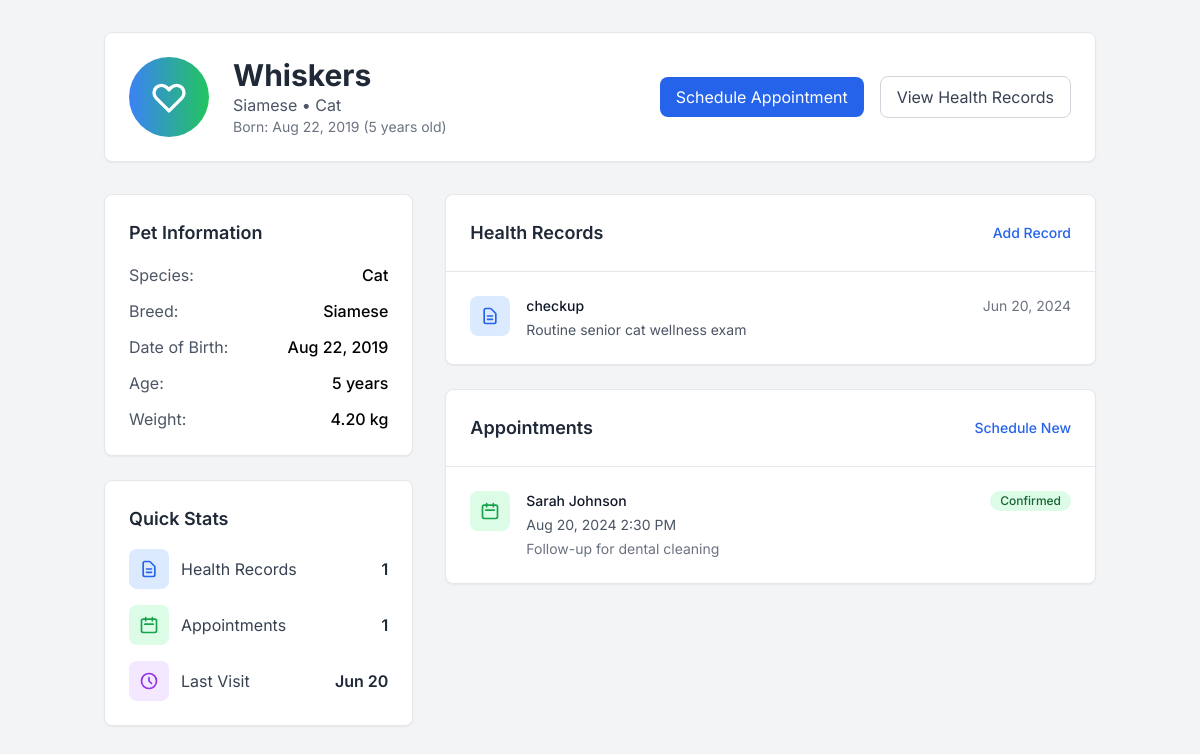
The page /pet_profile.php?id=2 (signed in) on the database its author committed.
### tables this page shows
CREATE TABLE pets (
    id INT AUTO_INCREMENT PRIMARY KEY,
    owner_id INT NOT NULL,
    name VARCHAR(100) NOT NULL,
    species VARCHAR(50) NOT NULL,
    breed VARCHAR(100),
    gender ENUM('male', 'female', 'unknown') DEFAULT 'unknown',
    dob DATE,
    weight DECIMAL(5,2),  
    color VARCHAR(100),
    microchip_id VARCHAR(50) UNIQUE,
    is_spayed_neutered BOOLEAN DEFAULT FALSE,
    allergies TEXT,
    medications TEXT,
    special_needs TEXT,
    emergency_contact VARCHAR(255),
    emergency_phone VARCHAR(20),
    photo_url VARCHAR(500),
    is_active BOOLEAN DEFAULT TRUE,
    created_at TIMESTAMP DEFAULT CURRENT_TIMESTAMP,
    updated_at TIMESTAMP DEFAULT CURRENT_TIMESTAMP ON UPDATE CURRENT_TIMESTAMP,
    FOREIGN KEY (owner_id) REFERENCES users(id) ON DELETE CASCADE
);

CREATE TABLE health_records (
    id INT AUTO_INCREMENT PRIMARY KEY,
    pet_id INT NOT NULL,
    veterinarian_id INT,
    record_type ENUM('vaccination', 'checkup', 'illness', 'surgery', 'medication', 'lab_result', 'note', 'emergency') NOT NULL,
    title VARCHAR(255) NOT NULL,
    description TEXT,
    diagnosis TEXT,
    treatment TEXT,
    medications_prescribed TEXT,
    follow_up_required BOOLEAN DEFAULT FALSE,
    follow_up_date DATE,
    record_date DATE NOT NULL,
    weight_at_visit DECIMAL(5,2),
    temperature DECIMAL(4,1),
    attachments JSON,  
    cost DECIMAL(10,2),
    is_urgent BOOLEAN DEFAULT FALSE,
    created_at TIMESTAMP DEFAULT CURRENT_TIMESTAMP,
    updated_at TIMESTAMP DEFAULT CURRENT_TIMESTAMP ON UPDATE CURRENT_TIMESTAMP,
    FOREIGN KEY (pet_id) REFERENCES pets(id) ON DELETE CASCADE,
    FOREIGN KEY (veterinarian_id) REFERENCES users(id) ON DELETE SET NULL
);

CREATE TABLE appointments (
    id INT AUTO_INCREMENT PRIMARY KEY,
    pet_id INT NOT NULL,
    veterinarian_id INT NOT NULL,
    owner_id INT NOT NULL,
    appointment_date DATETIME NOT NULL,
    duration_minutes INT DEFAULT 30,
    appointment_type ENUM('checkup', 'vaccination', 'emergency', 'surgery', 'consultation', 'follow_up') DEFAULT 'checkup',
    purpose TEXT,
    status ENUM('pending', 'confirmed', 'in_progress', 'completed', 'cancelled', 'no_show') DEFAULT 'pending',
    cancellation_reason TEXT,
    notes TEXT,
    reminder_sent BOOLEAN DEFAULT FALSE,
    cost DECIMAL(10,2),
    payment_status ENUM('pending', 'paid', 'overdue') DEFAULT 'pending',
    created_at TIMESTAMP DEFAULT CURRENT_TIMESTAMP,
    updated_at TIMESTAMP DEFAULT CURRENT_TIMESTAMP ON UPDATE CURRENT_TIMESTAMP,
    FOREIGN KEY (pet_id) REFERENCES pets(id) ON DELETE CASCADE,
    FOREIGN KEY (veterinarian_id) REFERENCES users(id) ON DELETE CASCADE,
    FOREIGN KEY (owner_id) REFERENCES users(id) ON DELETE CASCADE
);

### pet_profile.php (the view, shortened to what the rows shown need)
<?php
require 'db.php';
$pet_id = $_GET['id'] ?? 0;
$user_id = $_SESSION['user_id'];
$pet_result = $conn->query("SELECT * FROM pets WHERE id = $pet_id AND owner_id = $user_id");
$pet = $pet_result->fetch_assoc();
$health_records = $conn->query("
    SELECT * FROM health_records
    WHERE pet_id = $pet_id
    ORDER BY record_date DESC
")->fetch_all(MYSQLI_ASSOC);
$appointments = $conn->query("
    SELECT a.*, CONCAT(u.first_name, ' ', u.last_name) as vet_name
    FROM appointments a
    LEFT JOIN users u ON a.veterinarian_id = u.id
    WHERE a.pet_id = $pet_id
    ORDER BY a.appointment_date DESC
")->fetch_all(MYSQLI_ASSOC);
?>
<!DOCTYPE html>
<html lang="en">
<head>
    <script src="https://cdn.tailwindcss.com"></script>
</head>
<body class="bg-gray-100 min-h-screen">
    <div class="container mx-auto px-4 py-8">
        <div class="max-w-6xl mx-auto">
            <div class="bg-white rounded-lg shadow-sm border border-gray-200 p-6 mb-8">
                <div class="flex items-center justify-between">
                    <div class="flex items-center space-x-6">
                        <div>
                            <h1 class="text-3xl font-bold text-gray-800"><?php echo htmlspecialchars($pet['name']); ?></h1>
                            <p class="text-gray-600"><?php echo htmlspecialchars($pet['breed']); ?> • <?php echo htmlspecialchars($pet['species']); ?></p>
                            <p class="text-sm text-gray-500">
                                Born: <?php echo date('M j, Y', strtotime($pet['dob'])); ?>
                                (<?php echo floor((time() - strtotime($pet['dob'])) / 31556926); ?> years old)
                            </p>
                        </div>
                    </div>
                </div>
            </div>
            <div class="grid lg:grid-cols-3 gap-8">
                <div class="space-y-6">
                    <div class="bg-white rounded-lg shadow-sm border border-gray-200 p-6">
                        <h2 class="text-lg font-semibold text-gray-800 mb-4">Pet Information</h2>
                        <div class="space-y-3">
                            <div class="flex justify-between">
                                <span class="text-gray-600">Species:</span>
                                <span class="font-medium"><?php echo htmlspecialchars($pet['species']); ?></span>
                            </div>
                            <div class="flex justify-between">
                                <span class="text-gray-600">Breed:</span>
                                <span class="font-medium"><?php echo htmlspecialchars($pet['breed']); ?></span>
                            </div>
                            <div class="flex justify-between">
                                <span class="text-gray-600">Date of Birth:</span>
                                <span class="font-medium"><?php echo date('M j, Y', strtotime($pet['dob'])); ?></span>
                            </div>
                            <div class="flex justify-between">
                                <span class="text-gray-600">Age:</span>
                                <span class="font-medium"><?php echo floor((time() - strtotime($pet['dob'])) / 31556926); ?> years</span>
                            </div>
                            <?php if (isset($pet['weight']) && $pet['weight']): ?>
                            <div class="flex justify-between">
                                <span class="text-gray-600">Weight:</span>
                                <span class="font-medium"><?php echo htmlspecialchars($pet['weight']); ?> kg</span>
                            </div>
                            <?php endif; ?>
                        </div>
                    </div>
                    <div class="bg-white rounded-lg shadow-sm border border-gray-200 p-6">
                        <h2 class="text-lg font-semibold text-gray-800 mb-4">Quick Stats</h2>
                        <div class="space-y-4">
                            <div class="flex items-center justify-between">
                                <div class="flex items-center space-x-3">
                                    <div class="w-10 h-10 bg-purple-100 rounded-lg flex items-center justify-center">
                                    </div>
                                    <span class="text-gray-700">Last Visit</span>
                                </div>
                                <span class="font-semibold text-gray-800">
                                    <?php
                                    $lastRecord = $health_records[0] ?? null;
                                    echo $lastRecord ? date('M j', strtotime($lastRecord['record_date'])) : 'None';
                                    ?>
                                </span>
                            </div>
                        </div>
                    </div>
                </div>
                <div class="lg:col-span-2 space-y-6">
                    <div class="bg-white rounded-lg shadow-sm border border-gray-200">
                        <div class="p-6 border-b border-gray-200">
                            <div class="flex items-center justify-between">
                                <h2 class="text-lg font-semibold text-gray-800">Health Records</h2>
                            </div>
                        </div>
                        <div class="divide-y divide-gray-200">
                            <?php if (empty($health_records)): ?>
                            <div class="p-6 text-center">
                                <svg class="mx-auto h-12 w-12 text-gray-400" fill="none" stroke="currentColor" viewBox="0 0 24 24">
                                    <path stroke-linecap="round" stroke-linejoin="round" stroke-width="2" d="M9 12h6m-6 4h6m2 5H7a2 2 0 01-2-2V5a2 2 0 012-2h5.586a1 1 0 01.707.293l5.414 5.414a1 1 0 01.293.707V19a2 2 0 01-2 2z"></path>
                                </svg>
                                <h3 class="mt-2 text-sm font-medium text-gray-900">No health records</h3>
                                <p class="mt-1 text-sm text-gray-500">Start by adding your pet's first health record.</p>
                            </div>
                            <?php else: ?>
                                <?php foreach (array_slice($health_records, 0, 5) as $record): ?>
                                <div class="p-6">
                                    <div class="flex items-start space-x-4">
                                        <div class="w-10 h-10 bg-blue-100 rounded-lg flex items-center justify-center flex-shrink-0">
                                            <svg class="w-5 h-5 text-blue-600" fill="none" stroke="currentColor" viewBox="0 0 24 24">
                                                <path stroke-linecap="round" stroke-linejoin="round" stroke-width="2" d="M9 12h6m-6 4h6m2 5H7a2 2 0 01-2-2V5a2 2 0 012-2h5.586a1 1 0 01.707.293l5.414 5.414a1 1 0 01.293.707V19a2 2 0 01-2 2z"></path>
                                            </svg>
                                        </div>
                                        <div class="flex-1 min-w-0">
                                            <div class="flex items-center justify-between">
                                                <h3 class="text-sm font-medium text-gray-900"><?php echo htmlspecialchars($record['record_type']); ?></h3>
                                                <span class="text-sm text-gray-500"><?php echo date('M j, Y', strtotime($record['record_date'])); ?></span>
                                            </div>
                                            <p class="mt-1 text-sm text-gray-600"><?php echo htmlspecialchars($record['description']); ?></p>
                                        </div>
                                    </div>
                                </div>
                                <?php endforeach; ?>
                            <?php endif; ?>
                        </div>
                    </div>
                    <div class="bg-white rounded-lg shadow-sm border border-gray-200">
                        <div class="p-6 border-b border-gray-200">
                            <div class="flex items-center justify-between">
                                <h2 class="text-lg font-semibold text-gray-800">Appointments</h2>
                            </div>
                        </div>
                        <div class="divide-y divide-gray-200">
                            <?php if (empty($appointments)): ?>
                            <div class="p-6 text-center">
                                <svg class="mx-auto h-12 w-12 text-gray-400" fill="none" stroke="currentColor" viewBox="0 0 24 24">
                                    <path stroke-linecap="round" stroke-linejoin="round" stroke-width="2" d="M8 7V3m8 4V3m-9 8h10M5 21h14a2 2 0 002-2V7a2 2 0 00-2-2H5a2 2 0 00-2 2v12a2 2 0 002 2z"></path>
                                </svg>
                                <h3 class="mt-2 text-sm font-medium text-gray-900">No appointments</h3>
                                <p class="mt-1 text-sm text-gray-500">Schedule your pet's first appointment.</p>
                            </div>
                            <?php else: ?>
                                <?php foreach (array_slice($appointments, 0, 5) as $appointment): ?>
                                <div class="p-6">
                                    <div class="flex items-start space-x-4">
                                        <div class="w-10 h-10 bg-green-100 rounded-lg flex items-center justify-center flex-shrink-0">
                                            <svg class="w-5 h-5 text-green-600" fill="none" stroke="currentColor" viewBox="0 0 24 24">
                                                <path stroke-linecap="round" stroke-linejoin="round" stroke-width="2" d="M8 7V3m8 4V3m-9 8h10M5 21h14a2 2 0 002-2V7a2 2 0 00-2-2H5a2 2 0 00-2 2v12a2 2 0 002 2z"></path>
                                            </svg>
                                        </div>
                                        <div class="flex-1 min-w-0">
                                            <div class="flex items-center justify-between">
                                                <h3 class="text-sm font-medium text-gray-900">
                                                    <?php echo htmlspecialchars($appointment['vet_name'] ?? 'Veterinarian'); ?>
                                                </h3>
                                                <span class="inline-flex items-center px-2.5 py-0.5 rounded-full text-xs font-medium
                                                    <?php
                                                    echo match($appointment['status']) {
                                                        'confirmed' => 'bg-green-100 text-green-800',
                                                        'pending' => 'bg-yellow-100 text-yellow-800',
                                                        'cancelled' => 'bg-red-100 text-red-800',
                                                        default => 'bg-gray-100 text-gray-800'
                                                    };
                                                    ?>">
                                                    <?php echo ucfirst($appointment['status']); ?>
                                                </span>
                                            </div>
                                            <p class="mt-1 text-sm text-gray-600">
                                                <?php echo date('M j, Y g:i A', strtotime($appointment['appointment_date'])); ?>
                                            </p>
                                            <?php if (isset($appointment['purpose']) && $appointment['purpose']): ?>
                                                <p class="mt-1 text-sm text-gray-500"><?php echo htmlspecialchars($appointment['purpose']); ?></p>
                                            <?php endif; ?>
                                        </div>
                                    </div>
                                </div>
                                <?php endforeach; ?>
                            <?php endif; ?>
                        </div>
                    </div>
                </div>
            </div>
        </div>
    </div>
</body>
</html>

### rows shown on the page
pets: name "Whiskers", breed "Siamese", species "Cat", dob "Aug 22, 2019", weight "4.20"
health_records: record_date "Jun 20", record_type "checkup", record_date "Jun 20, 2024", description "Routine senior cat wellness exam"
appointments: vet_name "Sarah Johnson", status "Confirmed", appointment_date "Aug 20, 2024 2:30 PM", purpose "Follow-up for dental cleaning"

### other values the page prints
count($health_records) "1"
count($appointments) "1"
